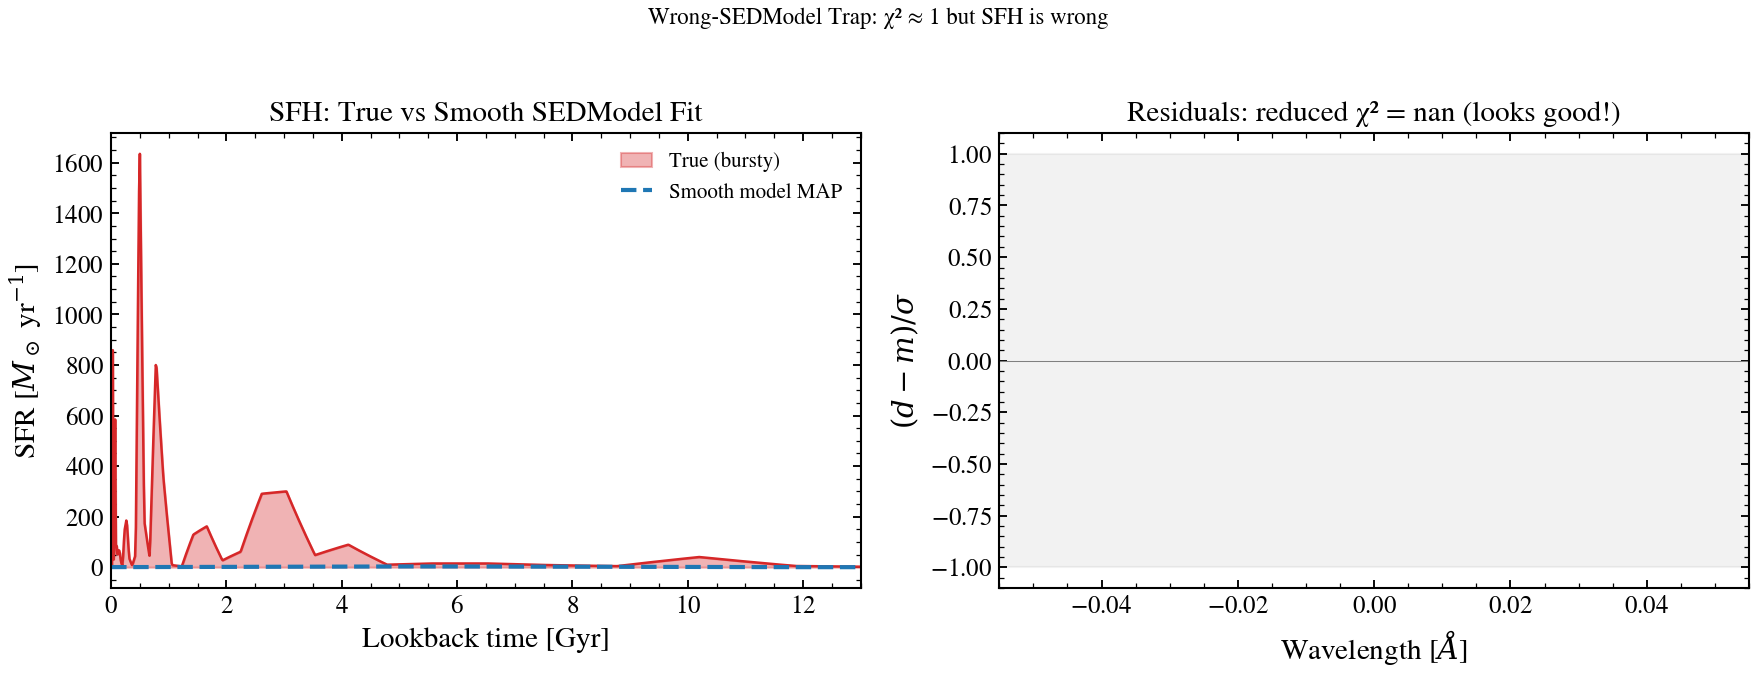

This figure's Python source:
"""
The Wrong-SEDModel Trap: Parametric Bias in Derived Quantities
============================================================

A smooth (parametric) model fits a bursty galaxy with χ² ≈ 1 but
systematically underestimates recent SFR by up to 10×. The trap:
good residuals do not guarantee unbiased physical parameters.

.. sphx-glr-precomputed-img:

.. image:: images/sphx_glr_plot_wrong_model_trap_001.png
   :alt: plot_wrong_model_trap
   :class: sphx-glr-single-img

"""

import jax
import jax.numpy as jnp
import matplotlib.pyplot as plt
import numpy as np

from tengri import (
    Fitter,
    Fixed,
    Observation,
    Parameters,
    SEDModel,
    Spectroscopy,
    Uniform,
    load_ssp,
    setup_style,
)

setup_style()


ssp = load_ssp()
wave_obs = jnp.linspace(3800.0, 9200.0, 200)
obs = Observation(spectroscopy=Spectroscopy(wave_obs=wave_obs))

# --- True bursty model ---
spec_stoch = Parameters(
    sfh_tsnorm_log_peak_sfr=Uniform(-1.0, 2.5),
    sfh_tsnorm_peak_lbt_gyr=Uniform(0.5, 12.0),
    sfh_tsnorm_width_gyr=Uniform(0.3, 5.0),
    sfh_tsnorm_skew=Uniform(-3.0, 3.0),
    sfh_tsnorm_trunc=Uniform(1.0, 10.0),
    sfh_field_psd_sigma=Fixed(2.5),
    sfh_field_psd_tau_myr=Fixed(15.0),
    met_logzsol=Uniform(-2.0, 0.2),
    dust_tau_bc=Uniform(0.0, 2.0),
    dust_tau_diff=Uniform(0.0, 1.5),
    dust_slope=Fixed(-0.7),
    redshift=Fixed(0.0),
    mean_sfh_type=["tsnorm", "field"],
)
model_stoch = SEDModel(spec_stoch, ssp, observation=obs)

key = jax.random.PRNGKey(7)
true_params = {**spec_stoch.sample(key)}
true_params["sfh_field_psd_sigma"] = jnp.array(2.5)
true_params["sfh_field_psd_tau_myr"] = jnp.array(15.0)
mock = model_stoch.mock_spectrum(true_params, wave_obs, snr=30.0, key=key)

# --- Wrong (smooth) model ---
spec_smooth = Parameters(
    sfh_tsnorm_log_peak_sfr=Uniform(-1.0, 2.5),
    sfh_tsnorm_peak_lbt_gyr=Uniform(0.5, 12.0),
    sfh_tsnorm_width_gyr=Uniform(0.3, 5.0),
    sfh_tsnorm_skew=Uniform(-3.0, 3.0),
    sfh_tsnorm_trunc=Uniform(1.0, 10.0),
    met_logzsol=Uniform(-2.0, 0.2),
    dust_tau_bc=Uniform(0.0, 2.0),
    dust_tau_diff=Uniform(0.0, 1.5),
    dust_slope=Fixed(-0.7),
    redshift=Fixed(0.0),
    mean_sfh_type="tsnorm",
)
model_smooth = SEDModel(spec_smooth, ssp, observation=obs)

fitter_smooth = Fitter(model_smooth, mock.flux_obs, mock.noise, data_type="spectroscopy")
map_smooth = fitter_smooth.run("map", n_steps=400, verbose=False)

# --- Compare SFHs ---
sfh_true = model_stoch.predict_sfh(true_params)
sfh_fit = model_smooth.predict_sfh(map_smooth.params)
t_gyr = np.array(sfh_true["t_gyr"])

fig, axes = plt.subplots(1, 2, figsize=(12, 4.5))

# Left: SFH comparison
ax = axes[0]
ax.fill_between(
    t_gyr, 0, np.array(sfh_true["sfr_full"]), alpha=0.35, color="#d62728", label="True (bursty)"
)
ax.plot(t_gyr, sfh_true["sfr_full"], color="#d62728", lw=1.2)
ax.plot(t_gyr, sfh_fit["sfr_mean"], color="#1f77b4", lw=2.0, ls="--", label="Smooth model MAP")
ax.set_xlabel("Lookback time [Gyr]")
ax.set_ylabel(r"SFR [$M_\odot$ yr$^{-1}$]")
ax.set_title("SFH: True vs Smooth SEDModel Fit")
ax.legend(fontsize=10, frameon=False)
ax.set_xlim(0, 13)

# Right: residuals χ
residuals = (
    np.array(mock.flux_obs) - np.array(model_smooth.predict_spectrum(map_smooth.params))
) / np.array(mock.noise)
ax = axes[1]
ax.plot(np.array(wave_obs), residuals, "k-", lw=0.6, alpha=0.7)
ax.axhline(0, color="grey", lw=0.5)
ax.axhspan(-1, 1, alpha=0.1, color="grey")
chi2_red = float(jnp.mean(jnp.array(residuals) ** 2))
ax.set_xlabel(r"Wavelength [$\AA$]")
ax.set_ylabel(r"$(d - m) / \sigma$")
ax.set_title(f"Residuals: reduced χ² = {chi2_red:.2f} (looks good!)")

fig.suptitle("Wrong-SEDModel Trap: χ² ≈ 1 but SFH is wrong", fontsize=11, y=1.02)
fig.tight_layout()
plt.savefig("plot_wrong_model_trap.png", dpi=150, bbox_inches="tight")
plt.show()
